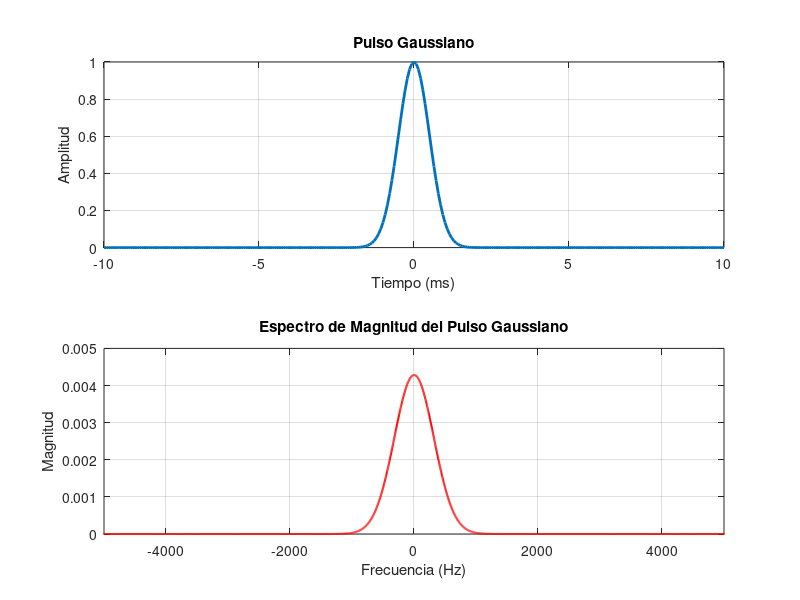

The MATLAB source for this figure:
% -----------------------------
% Parámetros
% -----------------------------
fs = 14000;                % Frecuencia de muestreo (Hz)
t = -0.01 : 1/fs : 0.01;   % Vector de tiempo centrado en cero

% Parámetros del pulso gaussiano
sigma = 0.0005;            % Desviación estándar (ancho del pulso)
A = 1;                     % Amplitud

% -----------------------------
% Pulso Gaussiano
% -----------------------------
x = A * exp(-t.^2 / (2*sigma^2));

% -----------------------------
% FFT con zero padding
% -----------------------------
N = 2^12;
X = fft(x, N);
X_mag = abs(fftshift(X)) / N;
f_axis = linspace(-fs/2, fs/2, N);

% -----------------------------
% Graficar
% -----------------------------
figure;

subplot(2,1,1);
plot(t*1000, x, 'LineWidth', 2);
title('Pulso Gaussiano');
xlabel('Tiempo (ms)');
ylabel('Amplitud');
grid on;

subplot(2,1,2);
plot(f_axis, X_mag, 'r', 'LineWidth', 1.5);
title('Espectro de Magnitud del Pulso Gaussiano');
xlabel('Frecuencia (Hz)');
ylabel('Magnitud');
xlim([-5000 5000]);
grid on;
